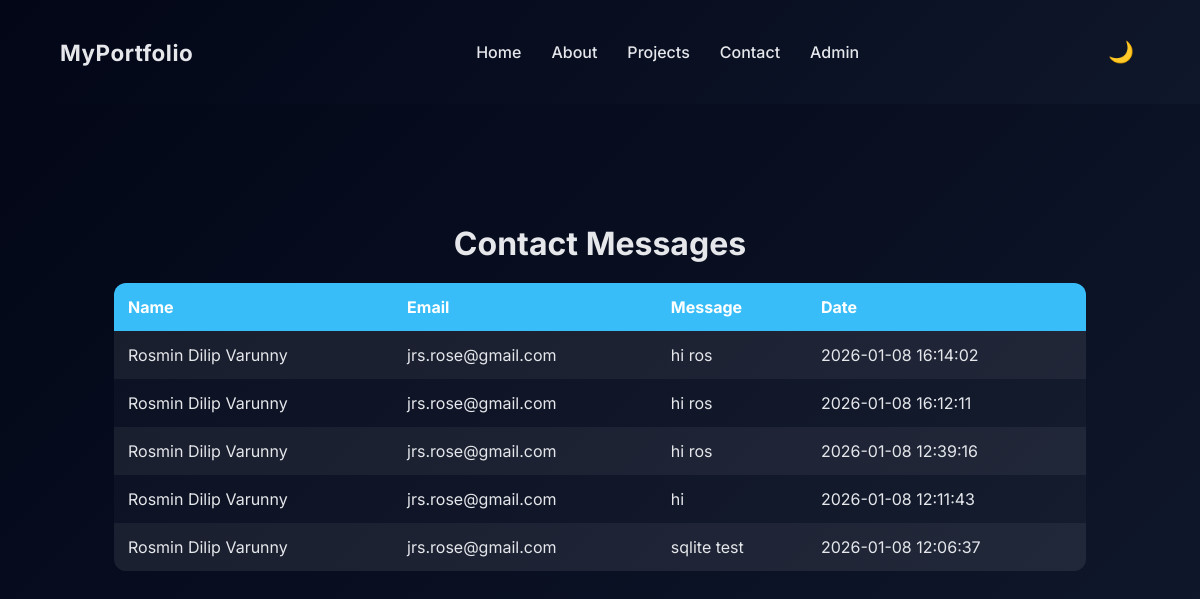
/admin (signed in), run on the app's committed database.
### tables this page shows
CREATE TABLE messages (
    id INTEGER PRIMARY KEY AUTOINCREMENT,
    name TEXT NOT NULL,
    email TEXT NOT NULL,
    message TEXT NOT NULL,
    created_at TIMESTAMP DEFAULT CURRENT_TIMESTAMP
);

### app.py (the view)
@app.route("/admin")
def admin():
    if not session.get("admin_logged_in"):
        return redirect(url_for("admin_login"))
    conn = sqlite3.connect("messages.db", check_same_thread=False)
    cursor = conn.cursor()
    cursor.execute("""
        SELECT name, email, message, created_at
        FROM messages
        ORDER BY created_at DESC
    """)
    messages = cursor.fetchall()
    conn.close()
    return render_template("admin.html", messages=messages)

### templates/admin.html
{% extends "base.html" %}
{% block content %}
<h2 class="admin-title">Contact Messages</h2>
<table class="admin-table">
    <tr>
        <th>Name</th>
        <th>Email</th>
        <th>Message</th>
        <th>Date</th>
    </tr>
    {% for msg in messages %}
    <tr>
        <td>{{ msg[0] }}</td>
        <td>{{ msg[1] }}</td>
        <td>{{ msg[2] }}</td>
        <td>{{ msg[3] }}</td>
    </tr>
    {% endfor %}
</table>
{% endblock %}

### templates/base.html (shortened to what this page needs)
<!DOCTYPE html>
<html lang="en">
<head>
    <link rel="stylesheet" href="{{ url_for('static', filename='style.css') }}">
</head>
<body>
    <nav class="navbar">
        <h2 class="logo">MyPortfolio</h2>
        <ul class="nav-links">
            <li><a href="/">Home</a></li>
            <li><a href="/about">About</a></li>
            <li><a href="/projects">Projects</a></li>
            <li><a href="/contact">Contact</a></li>
            <li><a href="/admin">Admin</a></li>
        </ul>
        <button id="theme-toggle" class="theme-toggle">🌙</button>
    </nav>
    <div class="content fade-in">
        {% block content %}{% endblock %}
</body>
</html>

### static/style.css (style rules this page uses)
:root { --bg: #020617; --bg-alt: #0f172a; --text: #e5e7eb; --muted: #94a3b8; --card: rgba(255,255,255,0.03); --accent: #38bdf8; }
* { box-sizing: border-box; }
body { margin: 0; font-family: 'Inter', sans-serif; background: linear-gradient(135deg, var(--bg), var(--bg-alt)); color: var(--text); }
.navbar { display: flex; justify-content: space-between; align-items: center; padding: 20px 60px; background: linear-gradient( 135deg, var(--bg), var(--bg-alt) ); color: var(--text); backdrop-filter: blur(10px); position: sticky; top: 0; z-index: 1000; }
.logo { font-size: 1.4rem; font-weight: 700; letter-spacing: 0.5px; color: var(--text); }
.nav-links { list-style: none; display: flex; gap: 30px; }
.nav-links a { text-decoration: none; color: var(--text); font-weight: 500; position: relative; }
.nav-links a::after { content: ""; position: absolute; width: 0%; height: 2px; background: var(--accent); left: 0; bottom: -5px; transition: width 0.3s ease; }
.content { padding: 80px 60px; }
.fade-in { animation: fadeUp 0.8s ease forwards; }
.theme-toggle { background: none; border: none; font-size: 1.3rem; cursor: pointer; color: var(--text); transition: transform 0.3s ease; }
body, .navbar, .card { transition: background 0.4s ease, color 0.4s ease; }
.admin-title { text-align: center; margin: 40px 0 20px; font-size: 2rem; }
.admin-table { width: 90%; margin: auto; border-collapse: collapse; background: var(--card); border-radius: 12px; overflow: hidden; }
.admin-table th, .admin-table td { padding: 14px; text-align: left; }
.admin-table th { background: var(--accent); color: white; }
.admin-table tr:nth-child(even) { background: rgba(255,255,255,0.05); }

### data on the page
messages: name "Rosmin Dilip Varunny", email "jrs.rose@gmail.com", message "hi ros", created_at "2026-01-08 16:14:02"
messages: name "Rosmin Dilip Varunny", email "jrs.rose@gmail.com", message "hi ros", created_at "2026-01-08 16:12:11"
messages: name "Rosmin Dilip Varunny", email "jrs.rose@gmail.com", message "hi ros", created_at "2026-01-08 12:39:16"
messages: name "Rosmin Dilip Varunny", email "jrs.rose@gmail.com", message "hi", created_at "2026-01-08 12:11:43"
messages: name "Rosmin Dilip Varunny", email "jrs.rose@gmail.com", message "sqlite test", created_at "2026-01-08 12:06:37"
